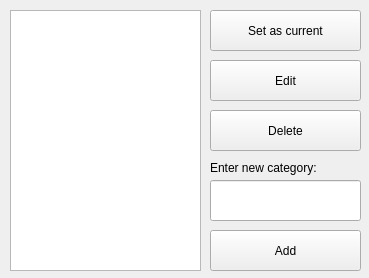
<?xml version="1.0" encoding="UTF-8"?>
<ui version="4.0">
 <class>Categories</class>
 <widget class="QMainWindow" name="Categories">
  <property name="geometry">
   <rect>
    <x>0</x>
    <y>0</y>
    <width>369</width>
    <height>278</height>
   </rect>
  </property>
  <property name="windowTitle">
   <string>Categories</string>
  </property>
  <property name="windowIcon">
   <iconset resource="Resources.qrc">
    <normaloff>:/Img/Img/icon.jpg</normaloff>:/Img/Img/icon.jpg</iconset>
  </property>
  <widget class="QWidget" name="centralwidget">
   <widget class="QListWidget" name="listWidget">
    <property name="geometry">
     <rect>
      <x>10</x>
      <y>10</y>
      <width>191</width>
      <height>261</height>
     </rect>
    </property>
    <property name="font">
     <font>
      <pointsize>14</pointsize>
     </font>
    </property>
   </widget>
   <widget class="QPushButton" name="EditButton">
    <property name="geometry">
     <rect>
      <x>210</x>
      <y>60</y>
      <width>151</width>
      <height>41</height>
     </rect>
    </property>
    <property name="text">
     <string>Edit</string>
    </property>
   </widget>
   <widget class="QPushButton" name="DeleteButton">
    <property name="geometry">
     <rect>
      <x>210</x>
      <y>110</y>
      <width>151</width>
      <height>41</height>
     </rect>
    </property>
    <property name="text">
     <string>Delete</string>
    </property>
   </widget>
   <widget class="QPushButton" name="AddNewButton">
    <property name="geometry">
     <rect>
      <x>210</x>
      <y>230</y>
      <width>151</width>
      <height>41</height>
     </rect>
    </property>
    <property name="text">
     <string>Add</string>
    </property>
   </widget>
   <widget class="QLineEdit" name="lineEdit">
    <property name="geometry">
     <rect>
      <x>210</x>
      <y>180</y>
      <width>151</width>
      <height>41</height>
     </rect>
    </property>
    <property name="font">
     <font>
      <pointsize>14</pointsize>
     </font>
    </property>
   </widget>
   <widget class="QLabel" name="label">
    <property name="geometry">
     <rect>
      <x>210</x>
      <y>160</y>
      <width>111</width>
      <height>16</height>
     </rect>
    </property>
    <property name="styleSheet">
     <string notr="true"/>
    </property>
    <property name="text">
     <string>Enter new category:</string>
    </property>
   </widget>
   <widget class="QPushButton" name="SetButton">
    <property name="geometry">
     <rect>
      <x>210</x>
      <y>10</y>
      <width>151</width>
      <height>41</height>
     </rect>
    </property>
    <property name="text">
     <string>Set as current</string>
    </property>
   </widget>
  </widget>
 </widget>
 <resources>
  <include location="Resources.qrc"/>
 </resources>
 <connections/>
</ui>
